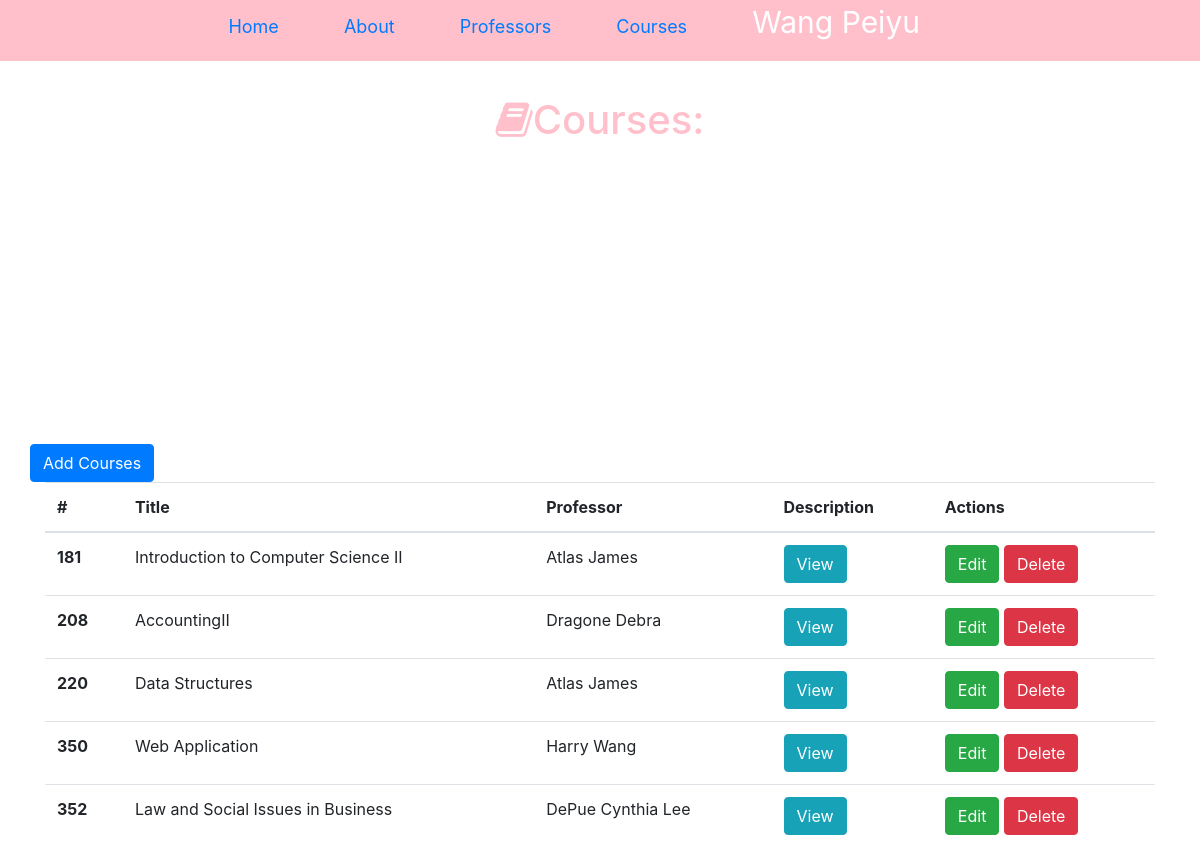
The app's page /courses, older data.
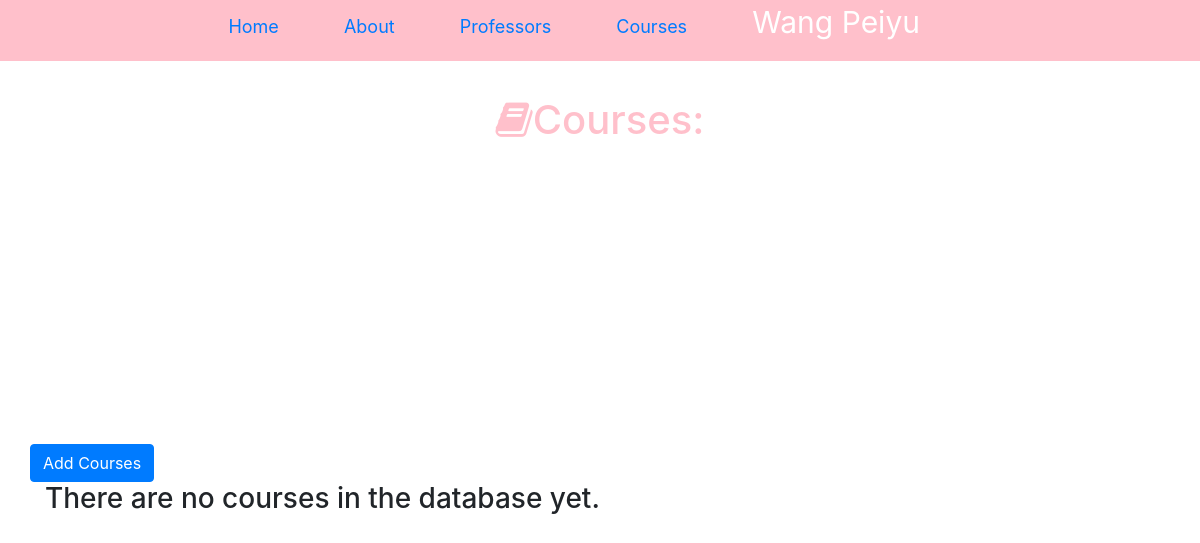
The same page, newer data.
### starter.py (models this page shows)
class Course(db.Model):
    __tablename__ = 'courses'
    number = db.Column(db.Integer, primary_key=True)
    title = db.Column(db.String(64))
    description = db.Column(db.Text)
    professor_id = db.Column(db.Integer, db.ForeignKey('professors.id'))

class Professor(db.Model):
    __tablename__ = 'professors'
    id = db.Column(db.Integer, primary_key=True)
    name = db.Column(db.String(64))
    department = db.Column(db.Text)
    courses = db.relationship('Course', backref='professor',cascade="delete")##back reference at the many side, unique in ORM

### starter.py (the view)
@app.route('/courses')
def show_all_courses():
    courses = Course.query.all()
    return render_template('course-all.html', courses=courses)

### templates/course-all.html (shortened to what this page needs)
{% extends "index.html"%}
{% block page_content%}
<br><br>
  <div class="container">
    <h1 class="mt-5"><i class="fa fa-book" aria-hidden="true"></i>Courses:</h1>
    <div class="row bottom-margin">
      <a href="/course/add" class="btn btn-primary" role="button" aria-disabled="true">Add Courses</a>
    </div>
    {% if courses %}
      <table class="table">
        <thead>
          <tr>
            <th>#</th>
            <th>Title</th>
            <th>Professor</th>
            <th>Description</th>
            <th>Actions</th>
          </tr>
        </thead>
        <tbody>
          {% for course in courses %}
          <tr>
              <th>{{course.number}}</th>
              <td>{{course.title}}</td>
              <td>{{course.professor.name}}</td>
              <td>
              <button type="button" class="btn btn-info" data-toggle="modal" data-target="#{{course.number}}">
                View
              </button>
              </td>
              <td>
                <a href="/course/edit/{{course.number}}" class="btn btn-success" role="button" aria-disabled="true">Edit</a>
                <a href="/course/delete/{{course.number}}" class="btn btn-danger" role="button" aria-disabled="true">Delete</a>
              </td>
          </tr>
          {% endfor%}
        </tbody>
      </table>
    {% else %}
      <h3>There are no courses in the database yet.</h3>
    {% endif %}
  </div>
{% endblock%}

### templates/index.html (shortened to what this page needs)
<!DOCTYPE html>
<html>
  <head>
    {% block head %}
  <link rel="stylesheet" href="https://maxcdn.bootstrapcdn.com/bootstrap/4.0.0-beta.2/css/bootstrap.min.css">
  <link rel="stylesheet" href="https://maxcdn.bootstrapcdn.com/font-awesome/4.7.0/css/font-awesome.min.css">
  <link rel="stylesheet" href="{{ url_for('static', filename='css/style.css') }}">
    {% endblock%}
  </head>
  <body>
    <div id="menu">
      <div id="nav_wrapper">
      <ul id="nav">
        <li><a href="/home">Home</a></li>
        <li><a href="/about">About</a></li>
        <li><a href="/professors">Professors</a></li>
        <li><a href="/courses">Courses</a></li>
        <li id="name">Wang Peiyu</li>
      </ul>
    </div>
    </div>
    {% block page_content%}
    {% endblock%}
  </body>
</html>

### static/css/style.css (style rules this page uses)
#menu { background-color:pink; position: fixed; width: 100%; top: 0; padding: 0; margin: 0; font-size: 18px; }
#nav li { display: inline-block; text-align: left; margin: 25px; color: white; }
#nav_wrapper { width: 950px; margin: 0; padding: 0; text-align: left; color: white; }
h1 { margin: 300px; text-align: center; color: pink; }
#name { text-align:left; font-size: 30px; color: white; }

### templates/index.html (style rules this page uses)
#menu { background-color:pink; position: fixed; width: 100%; top: 0; padding: 0; margin: 0; font-size: 18px; }
#nav li { display: inline; text-align: right; margin: 30px; }
#nav_wrapper { width: 950px; margin: 0; padding: 0; text-align: right; }
#name { text-align:left; font-size: 30px; color: white; }
h1 { margin: 300px; text-align: center; color: pink; }

Row changes from the older to the newer data that the page shows:
removed Course: number "181", title "Introduction to Computer Science II", professor.name "Atlas James"
removed Course: number "208", title "AccountingII", professor.name "Dragone Debra"
removed Course: number "220", title "Data Structures", professor.name "Atlas James"
removed Course: number "350", title "Web Application", professor.name "Harry Wang"
removed Course: number "352", title "Law and Social Issues in Business", professor.name "DePue Cynthia Lee"
Text that changed along with them:
text no longer shown: "# Title Professor Description Actions"
text now shown: "There are no courses in the database yet."
